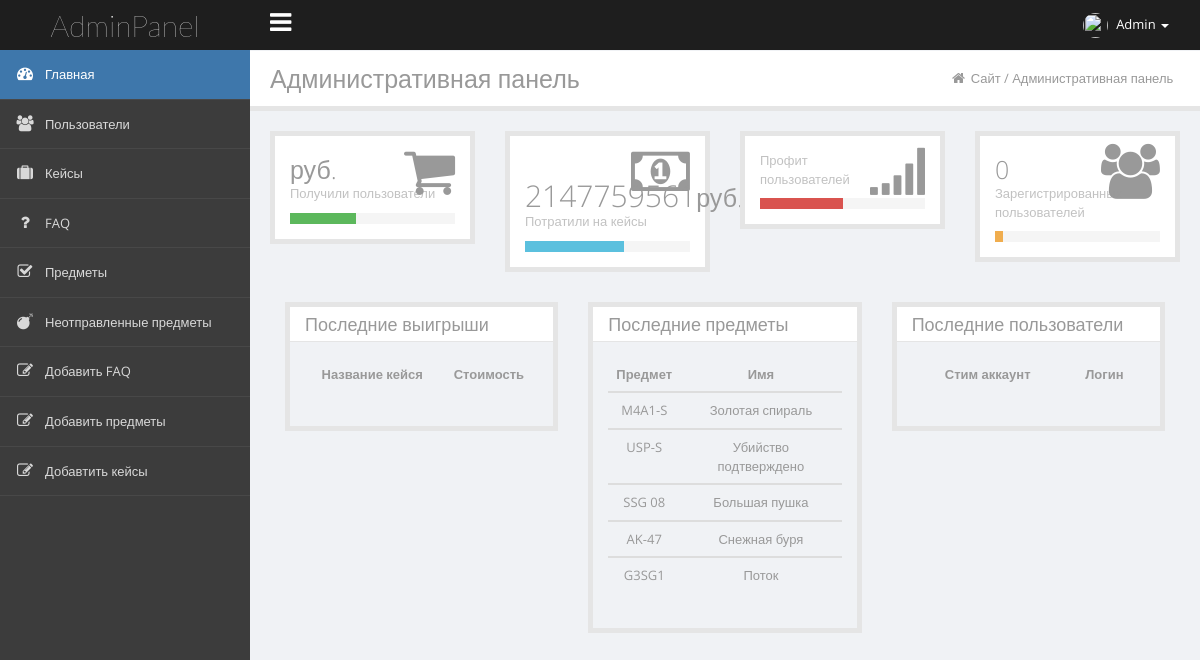
The page /admin/index.php (signed in) on the database its author committed.
### tables this page shows
CREATE TABLE IF NOT EXISTS `items` (
  `id` int(11) NOT NULL AUTO_INCREMENT,
  `weapon` varchar(100) NOT NULL,
  `name` varchar(100) NOT NULL,
  `image` text NOT NULL,
  `type` varchar(100) NOT NULL,
  PRIMARY KEY (`id`)
);

### admin/index.php (the view, shortened to what this page needs)
<?php
if ($_SESSION['auth_admin'] == 'yes_auth')
{
include("connector.php");
?>
<!DOCTYPE html>
<html lang="en">
<head>
    <link type="text/css" rel="stylesheet" href="styles/jquery-ui-1.10.4.custom.min.css">
    <link type="text/css" rel="stylesheet" href="styles/font-awesome.min.css">
    <link type="text/css" rel="stylesheet" href="styles/bootstrap.min.css">
    <link type="text/css" rel="stylesheet" href="styles/animate.css">
    <link type="text/css" rel="stylesheet" href="styles/all.css">
    <link type="text/css" rel="stylesheet" href="styles/main.css">
    <link type="text/css" rel="stylesheet" href="styles/style-responsive.css">
    <link type="text/css" rel="stylesheet" href="styles/zabuto_calendar.min.css">
    <link type="text/css" rel="stylesheet" href="styles/pace.css">
    <link type="text/css" rel="stylesheet" href="styles/jquery.news-ticker.css">
</head>
<body>
    <div>
        <div id="header-topbar-option-demo" class="page-header-topbar">
            <nav id="topbar" role="navigation" style="margin-bottom: 0;" data-step="3" class="navbar navbar-default navbar-static-top">
            <div class="navbar-header">
                <a id="logo"  class="navbar-brand"><span class="fa fa-rocket"></span><span class="logo-text">AdminPanel</span><span style="display: none" class="logo-text-icon">µ</span></a></div>
            <div class="topbar-main"><a id="menu-toggle" href="#" class="hidden-xs"><i class="fa fa-bars"></i></a>
                <ul class="nav navbar navbar-top-links navbar-right mbn">
                    <li class="dropdown topbar-user"><a data-hover="dropdown" href="#" class="dropdown-toggle"><img src="https://steamcdn-a.akamaihd.net/steamcommunity/public/images/avatars/fe/fef49e7fa7e1997310d705b2a6158ff8dc1cdfeb_full.jpg" alt="" class="img-responsive img-circle"/>&nbsp;<span class="hidden-xs">Admin</span>&nbsp;<span class="caret"></span></a>
                    </li>
                                   </ul>
            </div>
        </nav>
        </div>
        <div id="wrapper">
                <nav id="sidebar" role="navigation" data-step="2" data-intro="Template has &lt;b&gt;many navigation styles&lt;/b&gt;"
                data-position="right" class="navbar-default navbar-static-side">
            <div class="sidebar-collapse menu-scroll">
                <ul id="side-menu" class="nav">
                    <li class="active"><a href="index.php"><i class="fa fa-tachometer fa-fw">
                    </i><span class="menu-title">Главная</span></a></li>
                    <li><a href="users.php"><i class="fa fa-users fa-fw">
                    </i><span class="menu-title">Пользователи</span></a>
                    </li>
                    <li><a href="cases.php"><i class="fa fa-suitcase fa-fw">
                    </i><span class="menu-title">Кейсы</span></a>
                    </li>
                    <li><a href="faq.php"><i class="fa fa-question fa-fw">
                    </i><span class="menu-title">FAQ</span></a>
                    </li>
                       <li><a href="items.php"><i class="fa fa-check-square-o fa-fw">
                    </i><span class="menu-title">Предметы</span></a>
                    </li>
					<li ><a href="itemserror.php"><i class="fa fa-bomb fa-fw">
                    </i><span class="menu-title">Неотправленные предметы</span></a>
                    </li>
                    <li><a href="add_faq.php"><i class="fa fa-edit fa-fw">
                    </i><span class="menu-title">Добавить FAQ</span></a>
                    </li>
					 <li><a href="add_items.php"><i class="fa fa-edit fa-fw">
                    </i><span class="menu-title">Добавить предметы</span></a>
                    </li>
                    <li ><a href="add_cases.php"><i class="fa fa-edit fa-fw">
                    </i><span class="menu-title">Добавтить кейсы</span></a>
                    </li>
                </ul>
            </div>
        </nav>
            <div id="page-wrapper">
                <div id="title-breadcrumb-option-demo" class="page-title-breadcrumb">
                    <div class="page-header pull-left">
                        <div class="page-title">
                           Административная панель</div>
                    </div>
                    <ol class="breadcrumb page-breadcrumb pull-right">
                        <li><i class="fa fa-home"></i>&nbsp;<?php echo $_SESSION['urlpage']; ?>&nbsp;&nbsp;</li>
                    </ol>
                    <div class="clearfix">
                    </div>
                </div>
 <?php
  $sum1=mysql_query("SELECT SUM(price) FROM drops",$bd);
  $summoney=mysql_result($sum1,0);
  $sum3=mysql_query("SELECT SUM(amount) FROM payments",$bd);
  $earn=mysql_result($sum3,0);
  $all_count = mysql_query("SELECT * FROM users",$bd);
  $all_count_rez = mysql_num_rows($all_count);
?>
                <div class="page-content">
                                            <div id="sum_box" class="row mbl">
                            <div class="col-sm-6 col-md-3">
                                <div class="panel profit db mbm">
                                    <div class="panel-body">
                                        <p class="icon">
                                            <i class="icon fa fa-shopping-cart"></i>
                                        </p>
                                        <h4 class="value">
                                             <?php echo $summoney; ?> <span>руб.</span></h4>
                                        <p class="description">
                                            Получили пользователи</p>
                                        <div class="progress progress-sm mbn">
                                            <div role="progressbar" aria-valuenow="80" aria-valuemin="0" aria-valuemax="100"
                                                style="width: 40%;" class="progress-bar progress-bar-success"></div>
                                        </div>
                                    </div>
                                </div>
                            </div>
                            <div class="col-sm-6 col-md-3">
                                <div class="panel income db mbm">
                                    <div class="panel-body">
                                        <p class="icon">
                                            <i class="icon fa fa-money"></i>
                                        </p>
                                        <h4 class="value">
                                            <span><?php echo $earn; ?></span><span>руб.</span></h4>
                                        <p class="description">
                                            Потратили на кейсы</p>
                                        <div class="progress progress-sm mbn">
                                            <div role="progressbar" aria-valuenow="60" aria-valuemin="0" aria-valuemax="100"
                                                style="width: 60%;" class="progress-bar progress-bar-info"></div>
                                        </div>
                                    </div>
                                </div>
                            </div>
                            <div class="col-sm-6 col-md-3">
                                <div class="panel task db mbm">
                                    <div class="panel-body">
                                        <p class="icon">
                                            <i class="icon fa fa-signal"></i>
                                        </p>
                                        <p class="description">
                                            Профит пользователей</p>
                                        <div class="progress progress-sm mbn">
                                            <div role="progressbar" aria-valuenow="10" aria-valuemin="0" aria-valuemax="100"
                                                style="width: 50%;" class="progress-bar progress-bar-danger"></div>
                                        </div>
                                    </div>
                                </div>
                            </div>
                            <div class="col-sm-6 col-md-3">
                                <div class="panel visit db mbm">
                                    <div class="panel-body">
                                        <p class="icon">
                                            <i class="icon fa fa-group"></i>
                                        </p>
                                        <h4 class="value">
                                            <span><?php echo $all_count_rez; ?></span></h4>
                                        <p class="description">
                                           Зарегистрированных пользователей</p>
                                        <div class="progress progress-sm mbn">
                                            <div role="progressbar" aria-valuenow="20" aria-valuemin="0" aria-valuemax="3100"
                                                style="width: 5%;" class="progress-bar progress-bar-warning"></div>
                                        </div>
                                    </div>
                                </div>
                            </div>
                        </div>
                            <div class="col-lg-4">
                                <div class="portlet box">
                                    <div class="portlet-header">
                                        <div class="caption">
                                            Последние выигрыши</div>
                                    </div>
                            <div class="panel-body">
                                <table class="table table-hover">
                                    <thead>
                                    <tr>
                                        <th><center>Название кейся</center></th>
                                        <th><center>Стоимость</center></th>
                                    </tr>
                                    </thead>
                                </table>
                        </div>
                                </div>
                            </div>
                                                    <div class="col-lg-4">
                                <div class="portlet box">
                                    <div class="portlet-header">
                                        <div class="caption">
                                            Последние предметы</div>
                                    </div>
                            <div class="panel-body">
                                <table class="table table-hover">
                                    <thead>
                                    <tr>
                                        <th><center>Предмет</center></th>
                                        <th><center>Имя</center></th>
                                    </tr>
                                    </thead>
                                    <tbody>
<?php
$num = 5;
$page =$_GET['page'];
$page =mysql_real_escape_string($page);
$count = mysql_query("SELECT COUNT(*) FROM items",$bd);
$temp = mysql_fetch_array($count);
$page = intval($page);
if(empty($page) or $page <0) $page =1;
$start = $page * $num - $num;
if ($temp[0] > 0)
{
$result = mysql_query("SELECT * FROM items ORDER BY id DESC LIMIT $start, $num",$bd);
if (mysql_num_rows($result) > 0)
{
$row = mysql_fetch_array($result);
do
echo '
<tbody align="center">
																				<tr>			<td>'.$row['weapon'].'</td>
																								<td >'.$row['name'].'</td>
																								</tr>
																		</tbody>
';
while	($row = mysql_fetch_array($result));
}
}
?>
                                    </tbody>
                                </table>
                        </div>
                                </div>
                            </div>
                                                    <div class="col-lg-4">
                                <div class="portlet box">
                                    <div class="portlet-header">
                                        <div class="caption">
                                            Последние пользователи</div>
                                    </div>
                            <div class="panel-body">
                                <table class="table table-hover">
                                    <thead>
                                    <tr>
                                        <th><center>Стим аккаунт</center></th>
                                        <th><center>Логин</center></th>
                                    </tr>
                                    </thead>
                                </table>
                        </div>
                                </div>
                            </div>
                        </div>
                    </div>
                </div>
            </div>
</body>
</html>
<?php
}else
{
	header ("location: login.php");
}
?>

### rows shown on the page
items: weapon "M4A1-S", name "Золотая спираль"
items: weapon "USP-S", name "Убийство подтверждено"
items: weapon "SSG 08", name "Большая пушка"
items: weapon "AK-47", name "Снежная буря"
items: weapon "G3SG1", name "Поток"

### other values the page prints
$_SESSION['urlpage'] "Сайт / Административная панель"
$earn "2147759561"
$all_count_rez "0"
